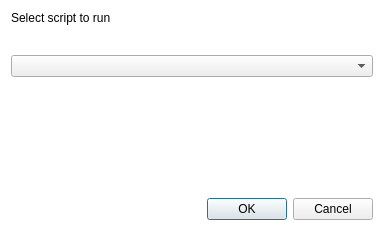
<?xml version="1.0" encoding="UTF-8"?>
<ui version="4.0">
 <class>Dialog</class>
 <widget class="QDialog" name="Dialog">
  <property name="geometry">
   <rect>
    <x>0</x>
    <y>0</y>
    <width>384</width>
    <height>231</height>
   </rect>
  </property>
  <property name="windowTitle">
   <string>Dialog</string>
  </property>
  <property name="styleSheet">
   <string notr="true">#Dialog {
background-color: white;
}</string>
  </property>
  <layout class="QVBoxLayout" name="verticalLayout">
   <item>
    <widget class="QLabel" name="label">
     <property name="sizePolicy">
      <sizepolicy hsizetype="Preferred" vsizetype="Fixed">
       <horstretch>0</horstretch>
       <verstretch>0</verstretch>
      </sizepolicy>
     </property>
     <property name="text">
      <string>Select script to run</string>
     </property>
    </widget>
   </item>
   <item>
    <spacer name="verticalSpacer_2">
     <property name="orientation">
      <enum>Qt::Vertical</enum>
     </property>
     <property name="sizeType">
      <enum>QSizePolicy::Fixed</enum>
     </property>
     <property name="sizeHint" stdset="0">
      <size>
       <width>20</width>
       <height>24</height>
      </size>
     </property>
    </spacer>
   </item>
   <item>
    <widget class="QComboBox" name="comboBox"/>
   </item>
   <item>
    <spacer name="verticalSpacer">
     <property name="orientation">
      <enum>Qt::Vertical</enum>
     </property>
     <property name="sizeHint" stdset="0">
      <size>
       <width>20</width>
       <height>76</height>
      </size>
     </property>
    </spacer>
   </item>
   <item>
    <widget class="QDialogButtonBox" name="buttonBox">
     <property name="orientation">
      <enum>Qt::Horizontal</enum>
     </property>
     <property name="standardButtons">
      <set>QDialogButtonBox::Cancel|QDialogButtonBox::Ok</set>
     </property>
    </widget>
   </item>
  </layout>
 </widget>
 <resources/>
 <connections>
  <connection>
   <sender>buttonBox</sender>
   <signal>accepted()</signal>
   <receiver>Dialog</receiver>
   <slot>accept()</slot>
   <hints>
    <hint type="sourcelabel">
     <x>248</x>
     <y>254</y>
    </hint>
    <hint type="destinationlabel">
     <x>157</x>
     <y>274</y>
    </hint>
   </hints>
  </connection>
  <connection>
   <sender>buttonBox</sender>
   <signal>rejected()</signal>
   <receiver>Dialog</receiver>
   <slot>reject()</slot>
   <hints>
    <hint type="sourcelabel">
     <x>316</x>
     <y>260</y>
    </hint>
    <hint type="destinationlabel">
     <x>286</x>
     <y>274</y>
    </hint>
   </hints>
  </connection>
 </connections>
</ui>
